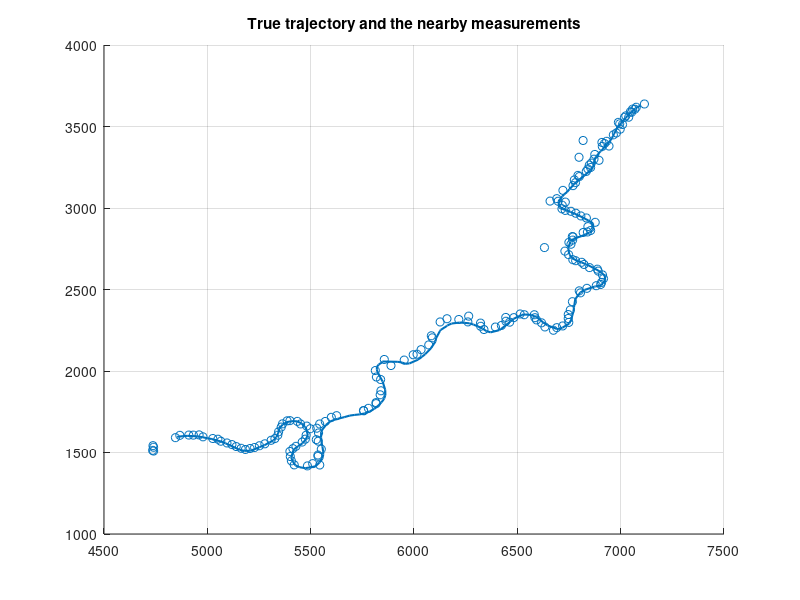

Reproduce this figure in MATLAB. (Note: this script raises an error after producing the figure.)
clear;clc;close all;
%%
% load data
load joyridedata.mat;


% plot measurements close to the trajectory
figure(1); clf; hold on; grid on;
Zmat = cell2mat(Z');
Zplotdata = [];
plotMeasDist = 200;
for k = 1:K
   toPlot = false(size(Z{k},2),1);
   closecount(k) = 0;
   for j = 1:size(Z{k}, 2)
        v = Z{k}(:, j) - Xgt(1:2, k);
        toPlot(j) = v' * v <= plotMeasDist^2;
        if toPlot(j) 
            closecount(k) = closecount(k) + 1;
        end
   end
   Zplotdata = [Zplotdata, Z{k}(:, toPlot)];
end
set(gca, 'ColorOrderIndex', 2)
scatter(Zplotdata(1,:), Zplotdata(2,:));
set(gca, 'ColorOrderIndex', 1)
plot(Xgt(1,:),Xgt(2,:), 'LineWidth',1.5);
title('True trajectory and the nearby measurements')

%%
% some minor data analysis for the interested person
i = 0;
maxdist = 30;
for k = 1:K
    if size(Z{k}, 2) > 0
        vall = Xgt(1:2,k) - Z{k};
        dsquared = sum((vall).^2, 1);
        closecount(k) = sum(dsquared <= maxdist^2);
        [mindist, ind] = min(dsquared);
        if mindist < maxdist^2
            i = i + 1;
            d(i) = mindist;
            v(:, i) = vall(:, ind);
        end
    end
end
stepsWithClose = i 
meanMeasError = mean(v, 2)
covMeasError = cov(v')
stds = sqrt(diag(cov(v')))
covEllSize = sqrt(eig(cov(v')))
meanMinMeasDists = mean(d)
meanNumberOfCloseMeasurements = mean(closecount)
%%
%{
% play measurement movie. Remember that you can click the stop button.
figure(2); clf; grid on;
set(gcf,'Visible','on')
plotpause = 0.1; % sets a pause in between time steps if it goes to fast
minZ = min(Xgt(1:2, :), [], 2);
maxZ = max(Xgt(1:2, :), [], 2);
minZ = minZ - 0.05*(maxZ - minZ);
maxZ = maxZ + 0.05*(maxZ - minZ);
for k = 1:K
    scatter(Z{k}(1,:), Z{k}(2,:))
    title(sprintf('measurements at step %d', k))
    axis([minZ(1), maxZ(1), minZ(2), maxZ(2)])
    grid on;
    drawnow;
    pause(plotpause);
end
%}
%%
% Look at individual EKF-PDAs
%r CV  PD]

r = 3;
qCV = 0.05;
qCT = [0.5 0.0000025];


PD = 0.9;
lambda = 0.0000982474;
gateSize = 25^2;
% choose model to tune
s = 2;

% make models
models =  cell(2,1);
models{1} = EKF(discreteCVmodel(qCV, r));
models{2} = EKF(discreteCTmodel(qCT, r));

tracker =  cell(2,1);
tracker{1} = PDAF(models{1}, lambda, PD, gateSize);
tracker{2} = PDAF(models{2}, lambda, PD, gateSize);

% % % % allocate
xbar = zeros(5, K);
Pbar = zeros(5, 5, K);
xhat = zeros(5, K);
Phat = zeros(5, 5, K);
NEES = zeros(K, 1);
NEESpos = zeros(K, 1);
NEESvel = zeros(K, 1);

% initialize filter
xbar(:, 1) = [7100; 3630; -6; -3; 0]; % taken from ground truth
Pbar(:, : ,1) = diag(4*[10; 10; 1; 1; pi/10].^2); % seems reasonable?

% filter
for k = 1:K
    [xhat(:, k) , Phat(:, :, k)] = tracker{s}.update(Z{k}, xbar(:, k), Pbar(:,: ,k));
    NEES(k) = ((xhat(1:4, k) - Xgt(1:4, k))' / squeeze(Phat(1:4, 1:4, k))) * (xhat(1:4, k) - Xgt(1:4, k));
    NEESpos(k) = ((xhat(1:2, k) - Xgt(1:2, k))' / squeeze(Phat(1:2, 1:2, k))) * (xhat(1:2, k) - Xgt(1:2, k));
    NEESvel(k) = ((xhat(3:4, k) - Xgt(3:4, k))' / squeeze(Phat(3:4, 3:4, k))) * (xhat(3:4 ,k) - Xgt(3:4 ,k));
    if k < K
        [xbar(:, k+1), Pbar(:, :, k+1)] = tracker{s}.predict(xhat(:, k), Phat(:, :, k), Ts(k));
    end
end

% errors
poserr = sqrt(sum((xhat(1:2,:) - Xgt(1:2,:)).^2, 1));
posRMSE = sqrt(mean(poserr.^2));
velerr = sqrt(sum((xhat(3:4, :) - Xgt(3:4, :)).^2, 1));
velRMSE = sqrt(mean(velerr.^2));

% consistency
chi2inv([0.025, 0.975], K*2)/K
ANEESpos = mean(NEESpos)
ANEESvel = mean(NEESvel)
%ANIS = mean(NISes)

% plot
figure(3);  clf; 
hold on; grid on;
plot(xhat(1,:), xhat(2,:));
plot(Xgt(1, :), Xgt(2, :))
scatter(Zmat(1,:), Zmat(2, :), 'x');
axis('equal')
%scatter(Z(1,:), Z(2, :));
title(sprintf('posRMSE = %.3f, velRMSE = %.3f',posRMSE, velRMSE))

figure(4); clf; hold on; grid on;
subplot(3,1,1);
hold on; grid on;
plot(sqrt(sum(xhat(3:4,:).^2,1)))
plot(sqrt(sum(Xgt(3:4,:).^2,1)))
ylabel('speed')
subplot(3,1,2);
hold on; grid on;
plot(atan2(xhat(4,:), xhat(3,:)))
plot(atan2(Xgt(4,:), Xgt(3,:)))
ylabel('theta')
subplot(3,1,3)
hold on; grid on;
plot(diff(unwrap(atan2(xhat(4,:), xhat(3,:))))./Ts')
plot(diff(unwrap(atan2(Xgt(4,:), Xgt(3,:))))./Ts')
ylabel('omega')

figure(5); clf;
subplot(3,1,1);
plot(NEES); grid on; hold on;
ylabel('NEES');
ciNEES = chi2inv([0.05, 0.95], 4);
inCI = sum((NEES >= ciNEES(1)) .* (NEES <= ciNEES(2)))/K * 100;
plot([1,K], repmat(ciNEES',[1,2])','r--')
text(K*1.04, -5, sprintf('%.2f%% inside CI', inCI),'Rotation',90);

subplot(3,1,2);
plot(NEESpos); grid on; hold on;
ylabel('NEESpos');
ciNEES = chi2inv([0.05, 0.95], 2);
inCI = sum((NEESpos >= ciNEES(1)) .* (NEESpos <= ciNEES(2)))/K * 100;
plot([1,K], repmat(ciNEES',[1,2])','r--')
text(K*1.04, -5, sprintf('%.2f%% inside CI', inCI),'Rotation',90);

subplot(3,1,3);
plot(NEESvel); grid on; hold on;
ylabel('NEESvel');
ciNEES = chi2inv([0.05, 0.95], 2);
inCI = sum((NEESvel >= ciNEES(1)) .* (NEESvel <= ciNEES(2)))/K * 100;
plot([1,K], repmat(ciNEES',[1,2])','r--')
text(K*1.04, -5, sprintf('%.2f%% inside CI', inCI),'Rotation',90);


%%
% IMM-PDA

% sensor 
r = 6;
PD = 0.95;
lambda = 0.0000982474;
gateSize = 5^2;

% dynamic models
qCV = 0.05
qCT = [0.005 0.000025];
qCVh = 0.3;
modIdx = 1:3; 
M = numel(modIdx);

x0 = [7100; 3630; 0; 0; 0]; % taken from gt
P0 = diag([25, 25, 10, 10, pi/6].^2); % seems reasonable?

% markov chain (other parameterizations can be simpler to tune)
PI11 = 0.95;
PI22 = 0.95;
PI33 = 0.95;

PI = [PI11, 0.025, 0.025;
    0.025, PI22, 0.025;
    0.025, 0.025, PI33];

PI = PI(modIdx, modIdx) % select the models to use
PI = PI./sum(PI,1); % be sure to normalize
assert(all(sum(PI, 1) - 1 < eps),'columns of PI must sum to 1')


sprobs0 = [1 1 1]';
sprobs0 = sprobs0(modIdx)/sum(sprobs0(modIdx)) % select models and normalize
assert(all(sprobs0 > 0), 'probabilities must be positive')


% make model
models =  cell(3,1);
models{1} = EKF(discreteCVmodel(qCV, r));
models{2} = EKF(discreteCTmodel(qCT, r));
models{3} = EKF(discreteCVmodel(qCVh, r));
imm = IMM(models(modIdx), PI);
tracker = IMMPDAF(imm, lambda, PD, gateSize);

% allocate
xbar = zeros(5, M, K);
Pbar = zeros(5, 5, M, K);
probbar = zeros(M, K);
xhat = zeros(5, M, K);
xest = zeros(5, K);
Pest = zeros(5, 5, K);
Phat = zeros(5, 5, M, K);
probhat = zeros(M, K);
NEES = zeros(K, 1);
NEESpos = zeros(K, 1);
NEESvel = zeros(K, 1);

% initialize
xbar(:, :, 1) = repmat(x0, [1, M]); % simply same for all modes
Pbar(:, : ,:, 1) = repmat(P0,[1,1,M]); %simply same for all modes
probbar(:, 1) = sprobs0;

% filter
for k=1:K
    % Update
    [probhat(:, k), xhat(:, :, k), Phat(:, :, :, k)] = tracker.update(Z{k}, probbar(:, k), xbar(:, :, k), Pbar(:, :, :, k));
    
    % Total state mean and cov
    [xest(:, k), Pest(:, :, k)] =  tracker.imm.estimate(probhat(: , k), xhat(:, :, k), Phat(:, :, :, k));
    
    NEES(k) = (xest(1:4, k) - Xgt(:, k))' * (Pest(1:4, 1:4, k) \ (xest(1:4, k) - Xgt(:, k)));
    NEESpos(k) = (xest(1:2, k) - Xgt(1:2, k))' * (Pest(1:2, 1:2, k ) \ (xest(1:2, k) - Xgt(1:2, k)));
    NEESvel(k) = (xest(3:4, k) - Xgt(3:4, k))' * (Pest(3:4, 3:4, k ) \ (xest(3:4, k) - Xgt(3:4, k)));
 
    if k < K
        [probbar(:, k+1), xbar(:, :, k+1), Pbar(:, :, :, k+1)] = ...
            tracker.predict(probhat(:, k), xhat(:, :, k), Phat(:, :, :, k), Ts(k));
    end
end    

% errors
poserr = sqrt(sum((xest(1:2,:) - Xgt(1:2,:)).^2, 1));
posRMSE = sqrt(mean(poserr.^2)); % not true RMSE (which is over monte carlo simulations)
velerr = sqrt(sum((xest(3:4, :) - Xgt(3:4, :)).^2, 1));
velRMSE = sqrt(mean(velerr.^2)); % not true RMSE (which is over monte carlo simulations)
peakPosDeviation = max(poserr);
peakVelDeviation = max(velerr);

% consistency
CI2K = chi2inv([0.025, 0.975], K*2)/K
ANEESpos = mean(NEESpos)
ANEESvel = mean(NEESvel)

CI4K = chi2inv([0.025, 0.975], K*4)/K
ANEES = mean(NEES)

% plot
figure(6); clf; hold on; grid on;
plot(xest(1,:), xest(2,:));
plot(Xgt(1,:), Xgt(2, :));
scatter(Zmat(1,:), Zmat(2,:))
axis('equal')
title(sprintf('posRMSE = %.3f, velRMSE = %.3f, peakPosDev = %.3f, peakVelDev = %.3f',posRMSE, velRMSE, peakPosDeviation, peakVelDeviation))

figure(7); clf; hold on; grid on;
subplot(3,1,1);
hold on; grid on;
plot(sqrt(sum(xest(3:4,:).^2,1)))
plot(sqrt(sum(Xgt(3:4,:).^2,1)))
ylabel('speed')
subplot(3,1,2);
hold on; grid on;
plot(atan2(xest(4,:), xest(3,:)))
plot(atan2(Xgt(4,:), Xgt(3,:)))
ylabel('theta')
subplot(3,1,3)
hold on; grid on;
plot(diff(unwrap(atan2(xest(4,:), xest(3,:))))./Ts')
plot(diff(unwrap(atan2(Xgt(4,:), Xgt(3,:))))./Ts')
ylabel('omega')

figure(8); clf;
plot(probhat');
grid on;
legend('CV','CT','CV-high');

figure(9); clf;
subplot(2,1,1); 
plot(poserr); grid on;
ylabel('position error')
subplot(2,1,2);
plot(velerr); grid on;
ylabel('velocity error')

figure(10); clf;
subplot(3,1,1);
plot(NEES); grid on; hold on;
ylabel('NEES');
ciNEES = chi2inv([0.05, 0.95], 4);
inCI = sum((NEES >= ciNEES(1)) .* (NEES <= ciNEES(2)))/K * 100;
plot([1,K], repmat(ciNEES',[1,2])','r--')
text(K*1.04, -5, sprintf('%.2f%% inside CI', inCI),'Rotation',90);

subplot(3,1,2);
plot(NEESpos); grid on; hold on;
ylabel('NEESpos');
ciNEES = chi2inv([0.05, 0.95], 2);
inCI = sum((NEESpos >= ciNEES(1)) .* (NEESpos <= ciNEES(2)))/K * 100;
plot([1,K], repmat(ciNEES',[1,2])','r--')
text(K*1.04, -5, sprintf('%.2f%% inside CI', inCI),'Rotation',90);

subplot(3,1,3);
plot(NEESvel); grid on; hold on;
ylabel('NEESvel');
ciNEES = chi2inv([0.05, 0.95], 2);
inCI = sum((NEESvel >= ciNEES(1)) .* (NEESvel <= ciNEES(2)))/K * 100;
plot([1,K], repmat(ciNEES',[1,2])','r--')
text(K*1.04, -5, sprintf('%.2f%% inside CI', inCI),'Rotation',90);
%%
%estimation "movie"
mTL = 0.2; % maximum transparancy (between 0 and 1);
plotpause = 1; % lenght to pause between time steps;
plotRange = 2:K; % the range to go through
N = 50; % number of points to use for ellipse;

%k = 31; assert(all([k > 1, k <= K]), 'K must be in proper range')
figure(11); clf; grid on; hold on; axis equal;
set(gcf,'Visible','on')
co = get(gca, 'colorOrder');
minAx = zeros(1,2);
maxAx = 7000*ones(1,2);
thetas = (0:N)*2*pi/N;
for k = plotRange
    % tracker
    subplot(1,2,1);
    cla; grid on; hold on; axis equal;
    title(sprintf('time step %d', k));
    gated = tracker.gate(Z{k}, probbar(:, k), xbar(:, :, k), Pbar(:, :, :, k));
    minG = 1e20 * ones(2,1);
    maxG = -1e20 * ones(2,1);
    [skupd, xkupd, Pkupd] = tracker.conditionalUpdate(Z{k}(:, gated), probbar(:, k), xbar(:, :, k), Pbar(:, :, :, k));
    beta = tracker.associationProbabilities(Z{k}(:, gated), probbar(:, k), xbar(:, :, k), Pbar(:, :, :, k));
    for s = 1:M
        plot(squeeze(xhat(1, s, 1:(k-1))), squeeze(xhat(2, s, 1:(k-1)))','Color', co(s,:));
        axis([minAx(1), maxAx(1), minAx(2), maxAx(2)])
        for j = 1:size(xkupd, 3)
            csj = mTL * co(s, :) + (1 - mTL) * (beta(j)*skupd(s, j)*co(s, :) + (1 - beta(j)*skupd(s, j)) * ones(1, 3)); % transparancy
            pl = plot([squeeze(xhat(1, s, k-1)); xkupd(1, s, j)], [squeeze(xhat(2, s, k-1)); xkupd(2, s, j)], '--', 'Color', csj);
            axis([minAx(1), maxAx(1), minAx(2), maxAx(2)])
            %alpha(pl, beta(j)*skupd(s, j));
            drawnow;
            covEllData = chol(Pkupd(1:2,1:2, s, j))' * [cos(thetas); sin(thetas)] + xkupd(1:2, s, j);
            pl = plot(covEllData(1, :), covEllData(2, :), '--', 'Color', csj);
        end
        
        [vk, Sk] = imm.modeFilters{s}.innovation([0,0], squeeze(xbar(:, s, k)), squeeze(Pbar(:, :, s, k)));
        gateData = chol(Sk)' * [cos(thetas); sin(thetas)] * sqrt(tracker.gateSize) + squeeze(xbar(1:2, s, k));
        plot(gateData(1, :),gateData(2, :), '.--', 'Color', co(s,:))
        scatter(Z{k}(1, :), Z{k}(2, :), 'rx')
        
        minGs = min(gateData, [], 2);
        minG = minGs .* (minGs < minG) + minG .* (minG <= minGs);
        maxGs = max(gateData, [], 2);
        maxG = maxGs .* (maxGs > maxG) + maxG .* (maxG >= maxGs);
        
    end
    scale = 1;
    minAx = minG - scale * (maxG - minG);
    maxAx = maxG + scale * (maxG - minG);
    axis([minAx(1), maxAx(1), minAx(2), maxAx(2)])
    %legend()
    
    % mode probabilities
    subplot(1,2,2)
    cla; grid on; hold on;
    for s = 1:M
        plot(probhat(s, 1:(k - 1)), 'Color', co(s, :));
        for j = 1:size(xkupd, 3)
            csj = mTL * co(s, :) + (1 - mTL) * (beta(j)*skupd(s, j)*co(s, :) + (1 - beta(j)*skupd(s, j)) * ones(1, 3)); % transparancy
            plot([k-1, k], [probhat(s, k-1), skupd(s, j)], '--', 'color', csj)
        end
    end
    axis([1, plotRange(end), 0, 1])
    drawnow;
    pause(plotpause)
end
%}